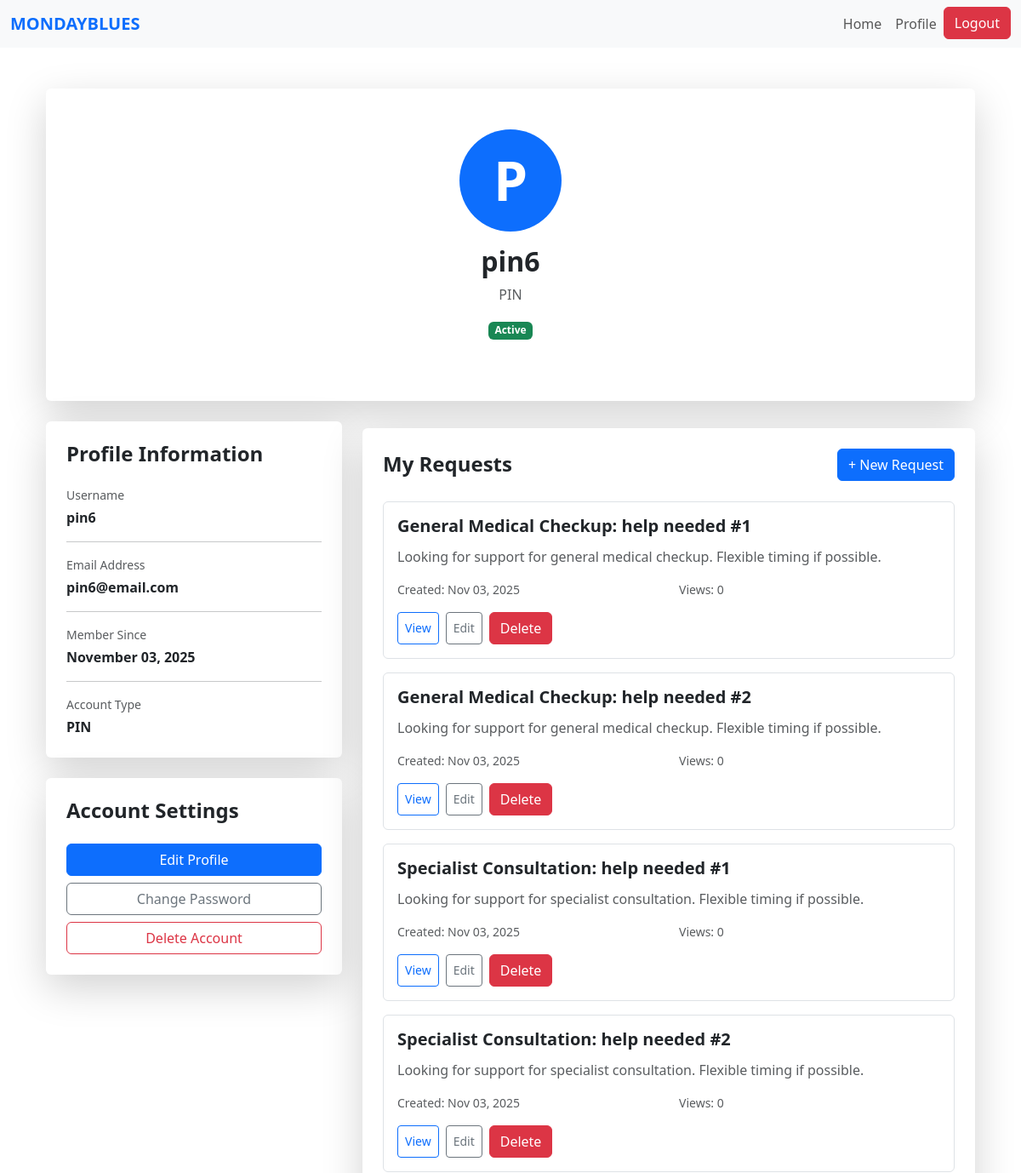
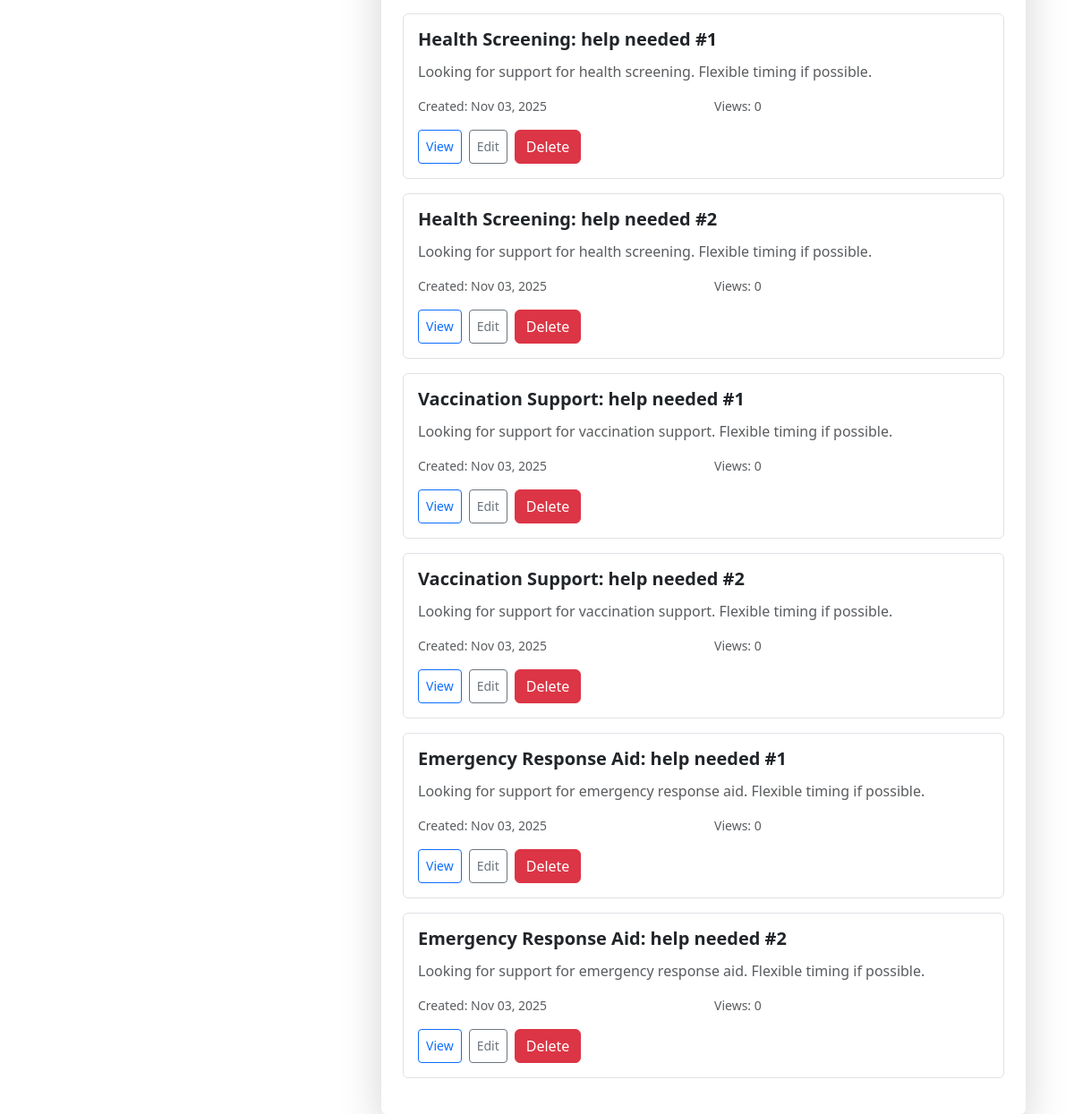
/pin/profile (signed in), run on the app's committed database (2 pictures, top to bottom).
### website/models.py (models this page shows)
class User(db.Model, UserMixin):
    id = db.Column(db.Integer, primary_key=True)
    name = db.Column(db.String(150))
    email = db.Column(db.String(150), unique=True)
    password = db.Column(db.String(150))
    date_created = db.Column(db.DateTime(timezone=True), default=func.now())
    role = db.Column(db.String(50), default='PIN')
    status = db.Column(db.String(20), default='Pending')  # Pending, Approved, Suspended
    """    total_rating = db.Column(db.Float, default=0)
    num_ratings = db.Column(db.Integer, default=0)

    def update_rating(self, new_rating: float):
        #Update overall CSR rating with a new rating value.
        if self.num_ratings == 0:
            self.total_rating = new_rating
        else:
            self.total_rating = ((self.total_rating * self.num_ratings) + new_rating) / (self.num_ratings + 1)
        self.num_ratings += 1"""

class Request(db.Model):
    id = db.Column(db.Integer, primary_key=True)
    title = db.Column(db.String(150), nullable=False)
    description = db.Column(db.Text, nullable=False)
    category_id = db.Column(db.Integer, db.ForeignKey('category.id'), nullable=False)
    category = db.relationship('Category', backref='requests')
    status = db.Column(db.String(20), default='Pending')  # Pending, Accepted, Completed
    scheduled_datetime = db.Column(db.DateTime, nullable=False)
    view_count = db.Column(db.Integer, default=0)
    date_created = db.Column(db.DateTime, default=datetime.utcnow)
    user_id = db.Column(db.Integer, db.ForeignKey('user.id'), nullable=False)
    volunteer_id = db.Column(db.Integer, db.ForeignKey('volunteer.id'), nullable=True)
    csr_id = db.Column(db.Integer, db.ForeignKey("csr.user_id"), nullable=True)
    user = db.relationship('User', backref=db.backref('requests', lazy=True, cascade='all, delete-orphan'), lazy=True)
    volunteer = db.relationship('Volunteer', backref=db.backref('assigned_requests', lazy=True), lazy=True)

### website/pin.py (the view)
@pin.route('/pin/profile')
@login_required
def pin_profile():
    if current_user.role != 'PIN':
        flash('Access denied.', 'danger')
        return redirect(url_for('views.home'))
    requests = Request.query.filter_by(user_id=current_user.id).order_by(Request.date_created.desc()).all()
    return render_template("pin_profile.html", requests=requests)

### website/templates/pin_profile.html (shortened to what this page needs)
{% extends "base.html" %}
{% block content %}
<div class="container mt-5">
    <div class="row justify-content-center">
        <div class="col-md-10 col-lg-12">
            <div class="card shadow-lg border-0 mb-4">
                <div class="card-body p-5">
                    <div class="text-center mb-4">
                        <div class="bg-primary rounded-circle d-inline-flex align-items-center justify-content-center mb-3" style="width: 120px; height: 120px;">
                            <span class="text-white display-3 fw-bold">{{ current_user.name[0].upper() }}</span>
                        </div>
                        <h2 class="fw-bold mb-2">{{ current_user.name }}</h2>
                        <p class="text-muted">{{ current_user.role }}</p>
                        <span class="badge
                            {% if current_user.status == 'Active' %} bg-success
                            {% elif current_user.status == 'Pending' %} bg-warning text-dark
                            {% elif current_user.status == 'Suspended' %} bg-danger
                            {% else %} bg-secondary {% endif %}">
                            {{ current_user.status }}
                        </span>
                    </div>
                </div>
            </div>
            <div class="row">
                <div class="col-lg-4">
                    <div class="card shadow-lg border-0 mb-4">
                        <div class="card-body p-4">
                            <h4 class="fw-bold mb-4">Profile Information</h4>
                            <div class="mb-3">
                                <p class="text-muted mb-1 small">Username</p>
                                <p class="fw-semibold mb-0">{{ current_user.name }}</p>
                            </div>
                            <hr>
                            <div class="mb-3">
                                <p class="text-muted mb-1 small">Email Address</p>
                                <p class="fw-semibold mb-0">{{ current_user.email }}</p>
                            </div>
                            <hr>
                            <div class="mb-3">
                                <p class="text-muted mb-1 small">Member Since</p>
                                <p class="fw-semibold mb-0">{{ current_user.date_created.strftime('%B %d, %Y') }}</p>
                            </div>
                            <hr>
                            <div>
                                <p class="text-muted mb-1 small">Account Type</p>
                                <p class="fw-semibold mb-0">{{ current_user.role }}</p>
                            </div>
                        </div>
                    </div>
                    <div class="card shadow-lg border-0">
                        <div class="card-body p-4">
                            <h4 class="fw-bold mb-4">Account Settings</h4>
                            <div class="d-grid gap-2">
                                <button class="btn btn-primary" onclick="location.href='/edit-profile'">Edit Profile</button>
                                <button class="btn btn-outline-secondary" onclick="location.href='/change-password'">Change Password</button>
                                <button class="btn btn-outline-danger" onclick="if(confirm('Are you sure you want to delete your account?')) location.href='/delete-account'">Delete Account</button>
                            </div>
                        </div>
                    </div>
                </div>
                <div class="col-lg-8 mt-2">
                    <div class="card shadow-lg border-0">
                        <div class="card-body p-4">
                            {% if current_user.status == "Pending" or current_user.status == "Suspended" %}
                                <div class="text-center py-5">
                                    <i class="bi bi-lock" style="font-size: 4rem; color: #ccc;"></i>
                                    <h4 class="fw-bold mt-3">Account Pending or Suspended</h4>
                                    <p class="text-muted">
                                        Your account is currently inactive. Please contact the administrator or wait for approval before creating requests.
                                    </p>
                                </div>
                            {% else %}
                                <div class="d-flex justify-content-between align-items-center mb-4">
                                    <h4 class="fw-bold mb-0">My Requests</h4>
                                    <button class="btn btn-primary" onclick="location.href='/create-request'">+ New Request</button>
                                </div>
                                {% if requests %}
                                    {% for request in requests %}
                                        <div class="card mb-3 border">
                                            <div class="card-body">
                                                <div class="d-flex justify-content-between align-items-start mb-2">
                                                    <h5 class="fw-bold mb-1">{{ request.title }}</h5>
                                                </div>
                                                <p class="text-muted mb-3">
                                                    {{ request.description[:100] }}{% if request.description|length > 100 %}...{% endif %}
                                                </p>
                                                <div class="row text-muted small mb-3">
                                                    <div class="col-md-6">
                                                         Created: {{ request.date_created.strftime('%b %d, %Y') }}
                                                    </div>
                                                    <div class="col-md-6">
                                                         Views: {{ request.view_count }}
                                                    </div>
                                                </div>
                                                <div class="d-flex gap-2">
                                                    <button class="btn btn-sm btn-outline-primary" onclick="location.href='/request/{{ request.id }}'">View</button>
                                                    {% if request.status == 'Completed' %}
                                                        <button class="btn btn-sm btn-outline-success" onclick="location.href='/request/{{ request.id }}/review'">Review</button>
                                                    {% else %}
                                                        <button class="btn btn-sm btn-outline-secondary" onclick="location.href='/request/{{ request.id }}/edit'">Edit</button>
                                                    {% endif %}
                                                    <form action="{{ url_for('csr.delete_request', request_id=request.id) }}" method="POST" onsubmit="return confirm('Are you sure you want to delete this request?');">
                                                        <button class="btn btn-danger" type="submit">
                                                             Delete
                                                        </button>
                                                    </form>
                                                </div>
                                            </div>
                                        </div>
                                    {% endfor %}
                                {% endif %}
                            {% endif %}
                        </div>
                    </div>
                </div>
            </div>
        </div>
    </div>
</div>
{% endblock %}

### data on the page
User: name "P", name "pin6", role "PIN", status "Active", email "pin6@email.com", date_created "November 03, 2025"
Request: title "General Medical Checkup: help needed #1", description "Looking for support for general medical checkup. Flexible timing if possible.", date_created "Nov 03, 2025", view_count "0"
Request: title "General Medical Checkup: help needed #2", description "Looking for support for general medical checkup. Flexible timing if possible.", date_created "Nov 03, 2025", view_count "0"
Request: title "Specialist Consultation: help needed #1", description "Looking for support for specialist consultation. Flexible timing if possible.", date_created "Nov 03, 2025", view_count "0"
Request: title "Specialist Consultation: help needed #2", description "Looking for support for specialist consultation. Flexible timing if possible.", date_created "Nov 03, 2025", view_count "0"
Request: title "Health Screening: help needed #1", description "Looking for support for health screening. Flexible timing if possible.", date_created "Nov 03, 2025", view_count "0"
Request: title "Health Screening: help needed #2", description "Looking for support for health screening. Flexible timing if possible.", date_created "Nov 03, 2025", view_count "0"
Request: title "Vaccination Support: help needed #1", description "Looking for support for vaccination support. Flexible timing if possible.", date_created "Nov 03, 2025", view_count "0"
Request: title "Vaccination Support: help needed #2", description "Looking for support for vaccination support. Flexible timing if possible.", date_created "Nov 03, 2025", view_count "0"
Request: title "Emergency Response Aid: help needed #1", description "Looking for support for emergency response aid. Flexible timing if possible.", date_created "Nov 03, 2025", view_count "0"
Request: title "Emergency Response Aid: help needed #2", description "Looking for support for emergency response aid. Flexible timing if possible.", date_created "Nov 03, 2025", view_count "0"
